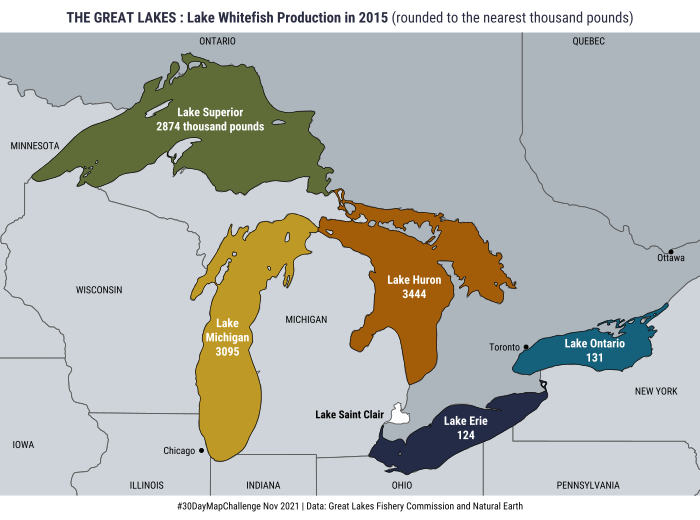

Recreate this plot in R.
#30DayMapChallenge 18 Water
#The Great Lakes
#Map data: Natural Earth via {rnaturalearth}
#Fishing data: Great Lakes Fishery Commission (TidyTuesday w24)
#https://github.com/rfordatascience/tidytuesday/blob/master/data/2021/2021-06-08/readme.md

# load libraries 
library(tidyverse)
library(sf)
library(rnaturalearth)
library(ggnewscale)
library(raster)

# load fonts
library(sysfonts)
library(showtext)
font_add_google("Roboto Condensed")
font_add_google("Libre Franklin")
showtext_auto()
f1 = "Roboto Condensed"

#import fishing data
fishing <- readr::read_csv('https://raw.githubusercontent.com/rfordatascience/tidytuesday/master/data/2021/2021-06-08/fishing.csv')

# lake whitefish 
fish = fishing %>% filter(species=="Lake Whitefish", year==2015) %>%
  dplyr::select(name=lake, n=grand_total) %>% distinct() %>%
  mutate(n=case_when(name=="Michigan"~3095.0000, TRUE~n))
fish

# great lakes shp
gl = ne_download(scale=50, type="lakes", category="physical", returnclass = "sf")

lake_names <- c("Erie","Huron","Michigan","Ontario","Saint Clair","Superior")

gl2 = gl %>% mutate(name = stringr::str_remove(name, "Lake ")) %>%
  filter(name %in% lake_names) %>%
  mutate(name= factor(name, levels = lake_names,
                       ordered = TRUE))
                       
gl_fish = inner_join(gl2, fish, by="name") # join 

# state base map
p1 = ggplot() +
  #state lines
  geom_sf(data=states2, aes(fill=geonunit), show.legend=F, size=.3) +
  scale_fill_manual(values=c("#adb5bd","#ced4da")) +
  geom_sf_text(data=states2 %>% filter(name!="Ontario", name!="Pennsylvania", name!="Michigan",
                                       name!="Iowa"), 
               aes(label=str_to_upper(name)), size=2.5, family=f1) +
  geom_sf_text(data=states2 %>% filter(name=="Ontario"), aes(label=str_to_upper(name)), size=2.5, family=f1, vjust=1.8) +
  geom_sf_text(data=states2 %>% filter(name=="Ontario"), aes(label="QUEBEC"), size=2.5, family=f1, vjust=1.8, hjust=-11) +
  geom_sf_text(data=states2 %>% filter(name=="Pennsylvania"), aes(label=str_to_upper (name)), size=2.5, family=f1, vjust=-1.2) +
  geom_sf_text(data=states2 %>% filter(name=="Pennsylvania"), aes(label="OHIO"), size=2.5, family=f1, vjust=-1.2, hjust=9.6) +
  geom_sf_text(data=states2 %>% filter(name=="Pennsylvania"), aes(label="ILLINOIS"), size=2.5, family=f1, vjust=-1.2, hjust=13.5) +
  geom_sf_text(data=states2 %>% filter(name=="Pennsylvania"), aes(label="INDIANA"), size=2.5, family=f1, vjust=-1.2, hjust=10) +
  geom_sf_text(data=states2 %>% filter(name=="Michigan"), aes(label=str_to_upper(name)), size=2.5, family=f1, vjust=16, hjust=-1) +
  geom_sf_text(data=states2 %>% filter(name=="Iowa"), aes(label=str_to_upper(name)), size=2.5, family=f1, hjust=-1) +
  geom_sf_text(data=states2 %>% filter(name=="Iowa"), aes(label="MINNESOTA"), size=2.5, family=f1, hjust=-.4,vjust=-42) +
  #pop places
  geom_sf(data=places, aes(label=NAME), size=1) +
  geom_sf_text(data=places %>% filter(NAME!="Ottawa"), 
               aes(label=NAME), size=2.5, family=f1,hjust=1.2) +
  geom_sf_text(data=places %>% filter(NAME=="Ottawa"),
               aes(label=NAME), size=2.5, family=f1,vjust=1.3)
               
# add lake white fish data
p1 + 
  geom_sf_text(data=gl2 %>% filter(name=="Saint Clair"),
               aes(label=glue::glue("Lake {name}")),nudge_x = -1.3,
               family=f1, size=2.75, color="black", fontface="bold") +
  new_scale_fill() +
  geom_sf(data=gl_fish, aes(fill=factor(n)), show.legend=F, color="black", size=.2) +
  geom_sf_text(data=gl_fish %>% filter(name!="Ontario", name!="Superior", name!="Michigan"), aes(label=glue::glue("Lake {name}\n{round(n)}")), size=3, color="white",family=f1, fontface="bold", lineheight=1) +
  geom_sf_text(data=gl_fish %>% filter(name=="Ontario"), aes(label=glue::glue("Lake {name}\n{round(n)}")), size=3, color="white",family=f1, fontface="bold", lineheight=1, nudge_y = -.2) + 
  geom_sf_text(data=gl_fish %>% filter(name=="Superior"), aes(label=glue::glue("Lake {name}\n{round(n)} thousand pounds")), size=3, color="white",family=f1, fontface="bold", lineheight=1, nudge_y=.1, nudge_x = .2) +
  geom_sf_text(data=gl_fish %>% filter(name=="Michigan"), aes(label=glue::glue("Lake\n{name}\n{round(n)}")), size=3, color="white",family=f1, fontface="bold", lineheight=1) + 
  #scale_fill_manual(values=c("#93caf6","#8eb5f0","#7364d2","#5829a7","#461177")) +
  scale_fill_manual(values=c("#242B47","#15607a","#606c38","#BF9926","#A35D08")) + 
  coord_sf(xlim=c(-92.10703,-75.77568),
           ylim=c(41.3981,49.00142)) +
  theme_void() +
  theme(plot.title=element_markdown(family=f1,
                                margin=margin(t=7, b=5),color="#2b2d42", size=10.5, hjust=.5),
        plot.caption = element_text(size=7, margin=margin(t=5,b=4), hjust=.5, family=f1),
        ) +
  labs(title="**THE GREAT LAKES : Lake Whitefish Production in 2015** (rounded to the nearest thousand pounds)",
       caption="#30DayMapChallenge Nov 2021 | Data: Great Lakes Fishery Commission and Natural Earth")

#save
ggsave("18_water.pdf", width=7, height=5.2, unit="in")
